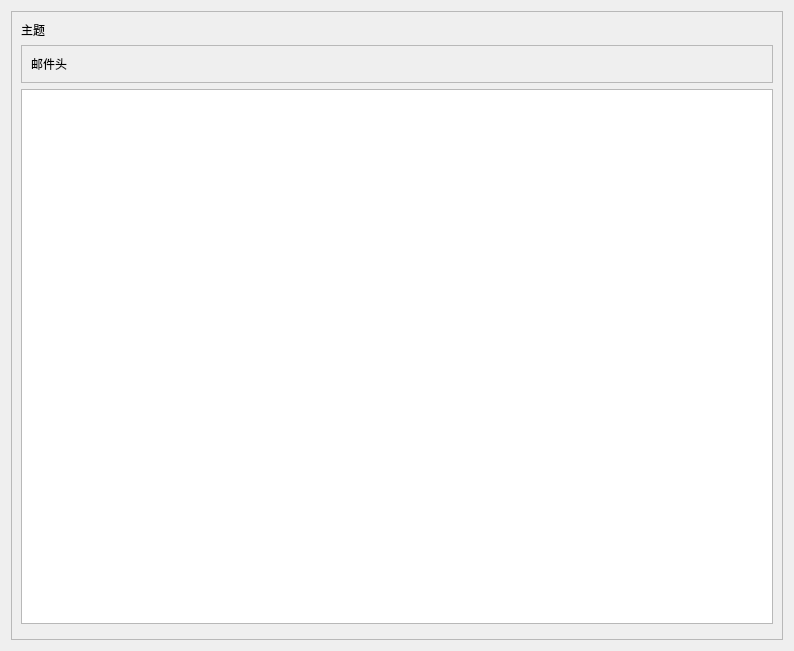
<?xml version="1.0" encoding="UTF-8"?>
<ui version="4.0">
 <class>EmailReader</class>
 <widget class="QWidget" name="EmailReader">
  <property name="geometry">
   <rect>
    <x>0</x>
    <y>0</y>
    <width>794</width>
    <height>651</height>
   </rect>
  </property>
  <property name="windowTitle">
   <string>Form</string>
  </property>
  <layout class="QHBoxLayout" name="horizontalLayout">
   <item>
    <widget class="QFrame" name="frame_all">
     <property name="frameShape">
      <enum>QFrame::StyledPanel</enum>
     </property>
     <property name="frameShadow">
      <enum>QFrame::Raised</enum>
     </property>
     <layout class="QVBoxLayout" name="verticalLayout_2">
      <item>
       <widget class="QLabel" name="label_subject">
        <property name="text">
         <string>主题</string>
        </property>
       </widget>
      </item>
      <item>
       <widget class="QFrame" name="frame_headers">
        <property name="frameShape">
         <enum>QFrame::StyledPanel</enum>
        </property>
        <property name="frameShadow">
         <enum>QFrame::Raised</enum>
        </property>
        <layout class="QVBoxLayout" name="verticalLayout">
         <item>
          <widget class="QLabel" name="label_headers">
           <property name="text">
            <string>邮件头</string>
           </property>
          </widget>
         </item>
        </layout>
       </widget>
      </item>
      <item>
       <widget class="QListWidget" name="listWidget_attach"/>
      </item>
      <item>
       <widget class="QFrame" name="frame_placeholder">
        <property name="frameShape">
         <enum>QFrame::StyledPanel</enum>
        </property>
        <property name="frameShadow">
         <enum>QFrame::Raised</enum>
        </property>
       </widget>
      </item>
     </layout>
    </widget>
   </item>
  </layout>
 </widget>
 <resources/>
 <connections/>
</ui>
